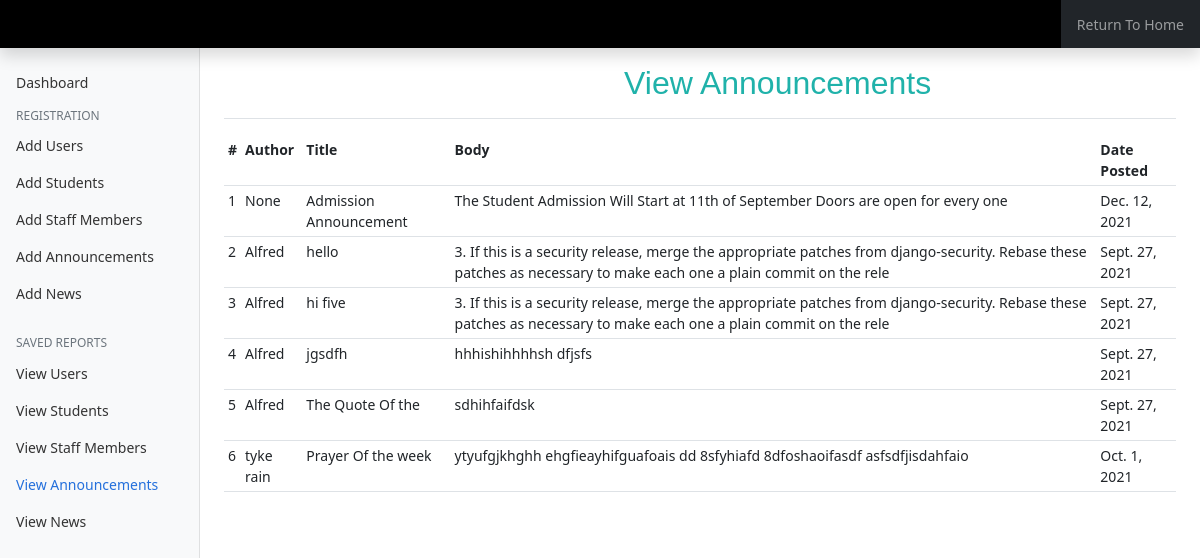
The app's page /dview_anns/ with its own data.
### WebPage/models.py (models this page shows, shortened)
class Announcement(models.Model):
    author=models.ForeignKey(User,null=True,on_delete=models.CASCADE)
    title=models.CharField(max_length=500)
    image=models.ImageField(null=True,blank=True,upload_to="images/announcements")
    body=models.TextField()
    date_posted=models.DateField(default=datetime.datetime.now())

### WebPage/views.py (the view)
# urls.py: path("dview_anns/",views.dview_anns,name="dview-anns"),
def dview_anns(request):
    anns=Announcement.objects.all()
    return render(request,"dview_anns.html",{"anns":anns})

### templates/dview_anns.html (shortened to what this page needs)
{% load static %}
<!DOCTYPE html>
<html lang="en">
<head>
    <link rel="stylesheet" href="{% static 'css/bootstrap.min.css' %}">
    <link rel="stylesheet" href="{% static 'css/dashboard.css' %}">
</head>
<body>
      <link href="dashboard.css" rel="stylesheet">
    </head>
    <body>
  <header class="navbar navbar-dark sticky-top bg-dark flex-md-nowrap p-0 shadow">
    <input class="form-control form-control-dark w-100" type="text" placeholder="" aria-label="Search" disabled style="background-color: black;">
    <div class="navbar-nav">
      <div class="nav-item text-nowrap">
        <a class="nav-link px-3" href="{% url 'home-pag' %}">Return To Home</a>
      </div>
    </div>
  </header>
  <div class="container-fluid">
    <div class="row">
      <nav id="sidebarMenu" class="col-md-3 col-lg-2 d-md-block bg-light sidebar collapse">
        <div class="position-sticky pt-3">
          <ul class="nav flex-column">
            <li class="nav-item">
              <a class="nav-link" aria-current="page" href="{% url 'dashboard' %}">
                Dashboard
              </a>
            </li>
            <h6 class="sidebar-heading d-flex justify-content-between align-items-center px-3 mt-2 mb-1 text-muted">
                <span>Registration</span>
              </h6>
            <li class="nav-item">
              <a class="nav-link" href="{% url 'reg-user-page' %}">
                Add Users
              </a>
            </li>
            <li class="nav-item">
              <a class="nav-link" href="{% url 'student-reg-page' %}">
                Add Students
              </a>
            </li>
            <li class="nav-item">
              <a class="nav-link" href="{% url 'staff-reg-page' %}">
                Add Staff Members
              </a>
            </li>
            <li class="nav-item">
              <a class="nav-link" href="{% url 'reg-announcements' %}">
                Add Announcements
              </a>
            </li>
            <li class="nav-item">
              <a class="nav-link" href="{% url 'reg_news' %}">
                Add News
              </a>
            </li>
          </ul>
          <h6 class="sidebar-heading d-flex justify-content-between align-items-center px-3 mt-4 mb-1 text-muted">
            <span>Saved reports</span>
          </h6>
          <ul class="nav flex-column mb-2">
            <li class="nav-item">
                <a class="nav-link" href="{% url 'view-user-page' %}">
                View Users
              </a>
            </li>
            <li class="nav-item">
              <a class="nav-link" href="{% url 'view-students-page' %}">
                View Students
              </a>
            </li>
            <li class="nav-item">
              <a class="nav-link" href="{% url 'view-staffs-page' %}">
                View Staff Members
              </a>
            </li>
            <li class="nav-item">
                <a class="nav-link active" href="{% url 'dview-anns' %}">
                View Announcements
              </a>
            </li>
            <li class="nav-item">
                <a class="nav-link" href="{% url 'dview-news' %}">
                  View News
                </a>
              </li>
          </ul>
        </div>
      </nav>
      <main class="col-md-9 ms-sm-auto col-lg-10 px-md-4">
        <div class="d-flex justify-content-between flex-wrap flex-md-nowrap align-items-center pt-3 pb-2 mb-3 border-bottom">
          <h1 class="h2" style="text-indent: 400px;font-family: Verdana, Geneva, Tahoma, sans-serif ;color:lightseagreen">View Announcements</h1>
        </div>
        <div class="col-md-10 mx-auto col-lg-12">
            <table class="table table-sm table-hover">
                <tr>
                    <th>#</th>
                    <th>Author</th>
                    <th>Title</th>
                    <th>Body</th>
                    <th>Date Posted</th>
                </tr>
                {% for ann in anns %}
                <tr>
                    <td>{{forloop.counter}}</td>
                    <td>{{ann.author}}</td>
                    <td>{{ann.title}}</td>
                    <td>{{ann.body}}</td>
                    <td>{{ann.date_posted}}</td>
                </tr>
                {% endfor %}
               </table>
        </div>
      </main>
    </div>
  </div>
</body>
</html>

### static/css/dashboard.css (style rules this page uses)
body { font-size: .875rem; }
.sidebar { position: fixed; top: 0; bottom: 0; left: 0; z-index: 100; padding: 48px 0 0; box-shadow: inset -1px 0 0 rgba(0, 0, 0, .1); }
.sidebar .nav-link { font-weight: 500; color: #333; }
.sidebar .nav-link.active { color: #2470dc; }
.sidebar-heading { font-size: .75rem; text-transform: uppercase; }
.navbar .form-control { padding: .75rem 1rem; border-width: 0; border-radius: 0; }
.form-control-dark { color: #fff; background-color: rgba(255, 255, 255, .1); border-color: rgba(255, 255, 255, .1); }

### records on screen
Announcement: author "None", title "Admission Announcement", body "The Student Admission Will Start at 11th of September Doors are open for every one", date_posted "Dec. 12, 2021"
Announcement: author "Alfred", title "hello", body "3. If this is a security release, merge the appropriate patches from django-security. Rebase these patches as necessary to make each one a plain commit on the rele", date_posted "Sept. 27, 2021"
Announcement: author "Alfred", title "hi five", body "3. If this is a security release, merge the appropriate patches from django-security. Rebase these patches as necessary to make each one a plain commit on the rele", date_posted "Sept. 27, 2021"
Announcement: author "Alfred", title "jgsdfh", body "hhhishihhhhsh dfjsfs", date_posted "Sept. 27, 2021"
Announcement: author "Alfred", title "The Quote Of the", body "sdhihfaifdsk", date_posted "Sept. 27, 2021"
Announcement: author "tyke rain", title "Prayer Of the week", body "ytyufgjkhghh ehgfieayhifguafoais dd 8sfyhiafd 8dfoshaoifasdf asfsdfjisdahfaio", date_posted "Oct. 1, 2021"
